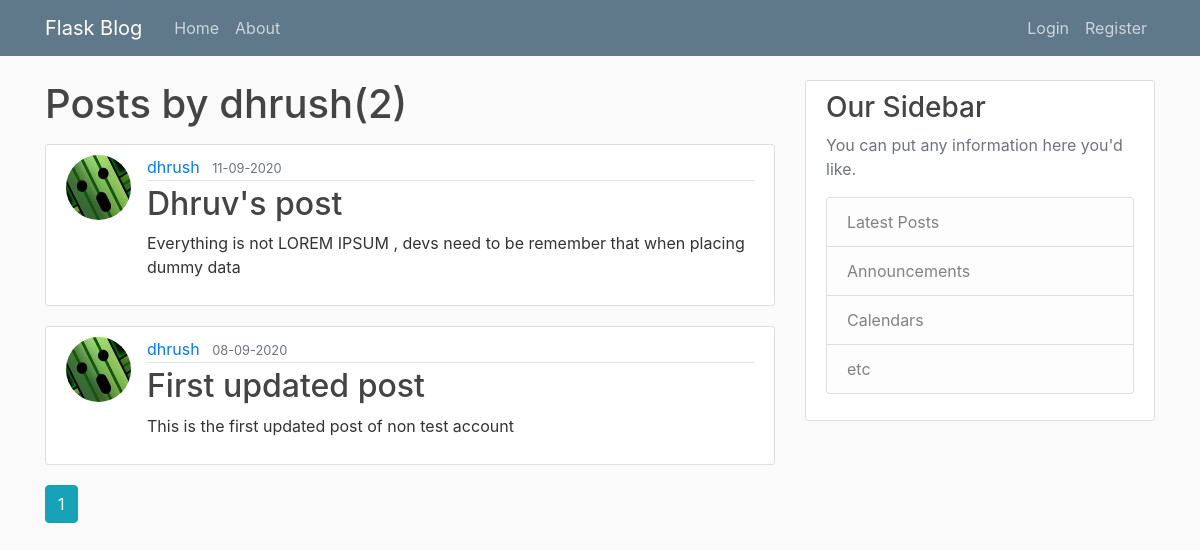
The app's page /home/dhrush, older data.
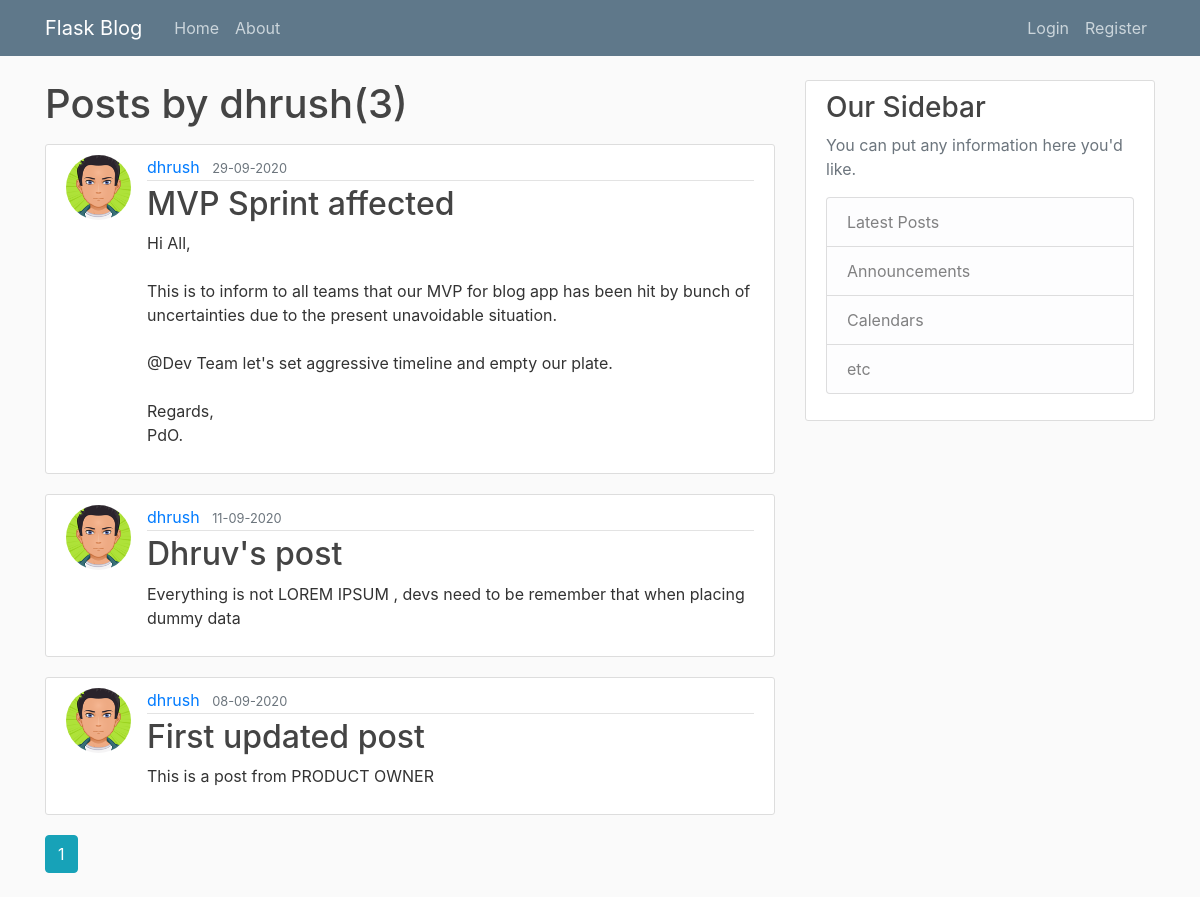
The same page, newer data.
### flaskblog/models.py (models this page shows, shortened)
class Post(db.Model):
    id = db.Column(db.Integer, primary_key = True)
    title =  db.Column(db.String(100), nullable = False)
    date_posted = db.Column(db.DateTime, nullable = False, default = datetime.utcnow)
    content = db.Column(db.Text, nullable = False)
    user_id = db.Column(db.Integer, db.ForeignKey('user.id'), nullable = False)

class User(db.Model, UserMixin):
    id = db.Column(db.Integer, primary_key = True)
    username = db.Column(db.String(20), unique = True, nullable = False)
    email = db.Column(db.String(120), unique = True, nullable = False)
    image_file = db.Column(db.String(20), nullable = False, default = 'default.jpg')
    password = db.Column(db.String(60), nullable = False)
    posts = db.relationship('Post', backref = 'author', lazy = True)

### flaskblog/users/routes.py (the view)
@users.route("/home/<string:username>")
def user_post(username):
    page = request.args.get('page', 1, type=int)
    user = User.query.filter_by(username = username).first_or_404()
    posts = Post.query.filter_by(author = user).order_by(Post.date_posted.desc()).paginate(page=page, per_page=5)
    return render_template('user_posts.html', posts=posts, user = user)

### flaskblog/templates/user_posts.html (shortened to what this page needs)
{% extends "layout.html" %}
{% block content %}
    <h1 class="mb-3">Posts by {{ user.username }}({{ posts.total }})</h1>
    {% for post in posts.items %}
        <article class="media content-section">
            <img class="rounded-circle article-img" src="{{ url_for('static', filename='profile_pics/'+post.author.image_file) }}" alt="">
            <div class="media-body">
            <div class="article-metadata">
                <a class="mr-2" href="{{ url_for('users.user_post', username = post.author.username) }}">{{ post.author.username }}</a>
                <small class="text-muted">{{ post.date_posted.strftime('%d-%m-%Y') }}</small>
            </div>
            <h2><a class="article-title" href="{{ url_for('posts.post', post_id=post.id) }}">{{ post.title }}</a></h2>
            <p class="article-content">{{ post.content }}</p>
            </div>
        </article>
    {% endfor %}
    {% for page_num in posts.iter_pages(left_edge=1, right_edge=1, left_current=1, right_current=2) %}
        {% if page_num %}
            {% if posts.page == page_num %}
                <a class="btn btn-info mb-4" href="{{ url_for('users.user_post', username=user.username, page=page_num) }}">{{ page_num }}</a>
            {% else %}
                <a class="btn btn-outline-info mb-4" href="{{ url_for('users.user_post', username=user.username,page=page_num) }}">{{ page_num }}</a>
            {% endif %}
        {% endif %}
    {% endfor %}
{% endblock content %}

Row changes from the older to the newer data that the page shows:
added Post: image_file (picture), author.username "dhrush", date_posted "29-09-2020", title "MVP Sprint affected", content "Hi All, This is to inform to all teams that our MVP for blog app has been hit by bunch of uncertainties due to the present unavoidable situation. @Dev Team let's set aggressive timeline and empty our plate. Regards, PdO."
changed through a linked row, Post "Dhruv's post": image_file: a different picture
changed Post "First updated post": image_file: a different picture; content "This is the first updated post of non test account" → "This is a post from PRODUCT OWNER"
Text that changed along with them:
{{ posts.total }}: "2" → "3"
